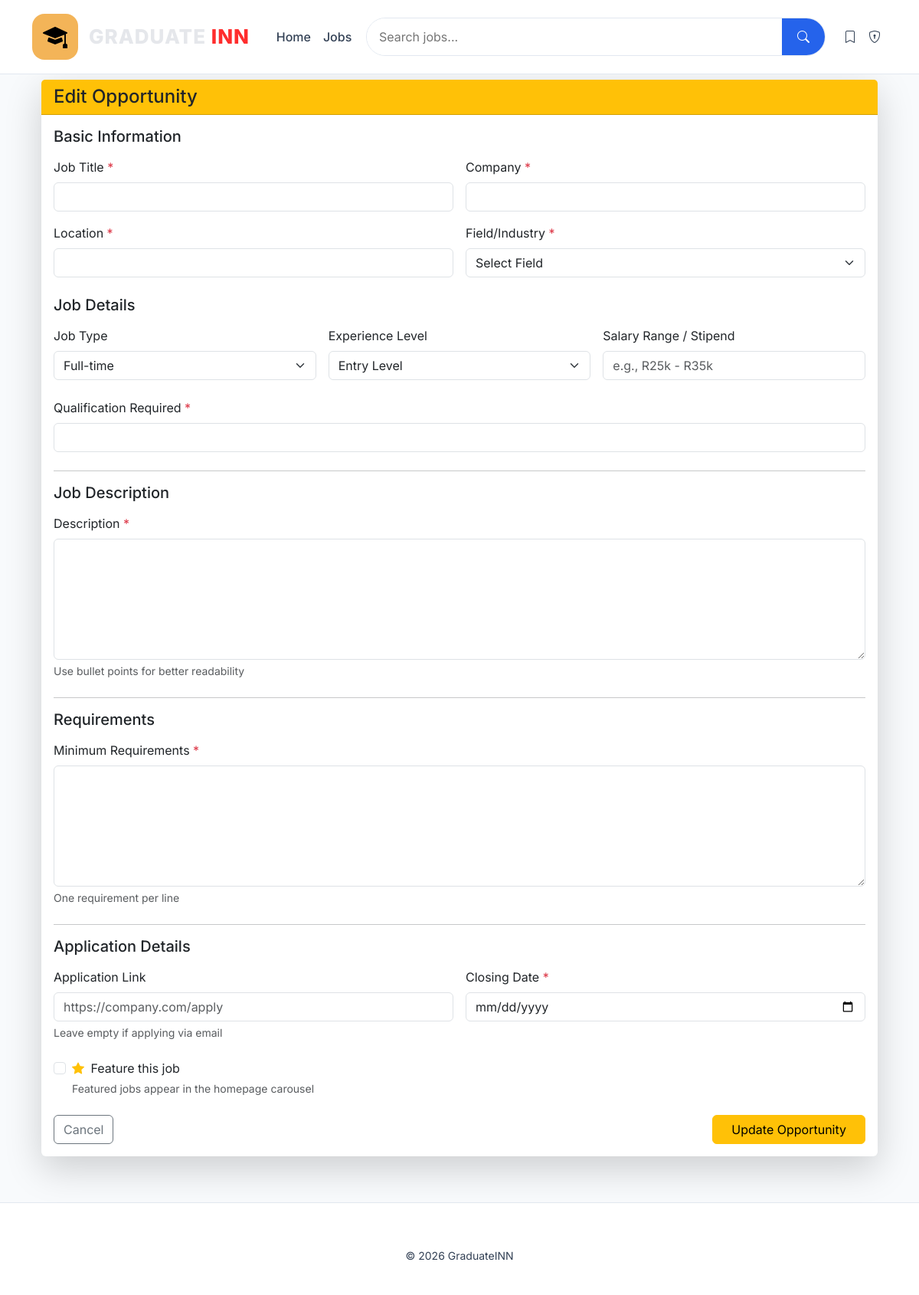
The app's page /edit/18 (signed in), older data.
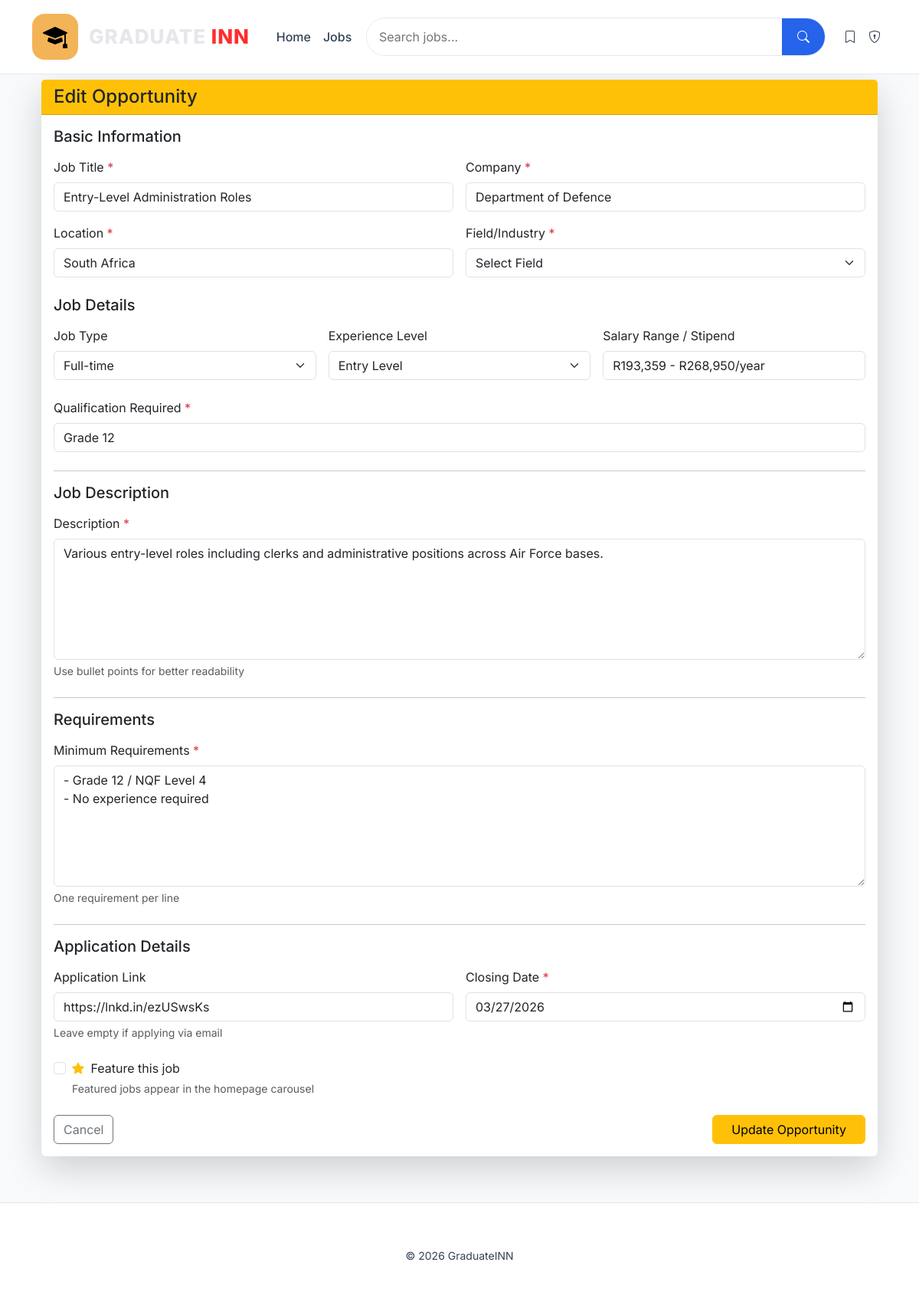
The same page, newer data.
### tables this page shows
CREATE TABLE jobs(
        id INTEGER PRIMARY KEY AUTOINCREMENT,
        title TEXT,
        company TEXT,
        location TEXT,
        field TEXT,
        qualification TEXT,
        description TEXT,
        requirements TEXT,
        application_link TEXT,
        closing_date TEXT,
        created_date TEXT DEFAULT CURRENT_DATE,
        salary_range TEXT,
        job_type TEXT,
        experience_level TEXT,
        views INTEGER DEFAULT 0,
        is_featured INTEGER DEFAULT 0,
        posted_by INTEGER,
        FOREIGN KEY (posted_by) REFERENCES users(id)
    );

### app.py (the view, shortened to what this page needs)
@app.route("/edit/<int:id>", methods=["GET", "POST"])
@admin_required
def edit_job(id):
    features = get_available_features()
    conn = get_db()
    job = conn.execute("SELECT * FROM jobs WHERE id = ?", (id,)).fetchone()
    conn.close()
    return render_template("edit_job.html", job=job, features=features)

### app.py (called while the page is built)
def get_db():
    conn = sqlite3.connect(DATABASE)
    conn.row_factory = sqlite3.Row
    return conn

def column_exists(table_name, column_name):
    conn = get_db()
    cursor = conn.execute(f"PRAGMA table_info({table_name})")
    columns = [column[1] for column in cursor.fetchall()]
    conn.close()
    return column_name in columns

def get_available_features():
    return {
        'is_featured': column_exists('jobs', 'is_featured'),
        'views': column_exists('jobs', 'views'),
        'job_type': column_exists('jobs', 'job_type'),
        'experience_level': column_exists('jobs', 'experience_level'),
        'salary_range': column_exists('jobs', 'salary_range')
    }

def admin_required(f):
    @wraps(f)
    def decorated_function(*args, **kwargs):
        if 'user_id' not in session or not session.get('is_admin'):
            flash('Access denied. Admin privileges required.', 'error')
            return redirect(url_for('index'))
        return f(*args, **kwargs)
    return decorated_function

### templates/edit_job.html (shortened to what the changed rows need)
{% extends "base.html" %}
{% block content %}
<div class="container mt-4">
<div class="card shadow-lg border-0">
<div class="card-body">
<form method="post">
<div class="row g-3 mb-4">
    <div class="col-md-6">
        <label class="form-label">Job Title <span class="text-danger">*</span></label>
        <input name="title" class="form-control" required
               value="{{ job.title }}">
    </div>
    <div class="col-md-6">
        <label class="form-label">Company <span class="text-danger">*</span></label>
        <input name="company" class="form-control" required
               value="{{ job.company }}">
    </div>
    <div class="col-md-6">
        <label class="form-label">Location <span class="text-danger">*</span></label>
        <input name="location" class="form-control" required
               value="{{ job.location }}">
    </div>
</div>
<div class="row g-3 mb-4">
    <div class="col-md-4">
        <label class="form-label">Job Type</label>
        <select name="job_type" class="form-select">
            {% for type in ['Full-time','Part-time','Internship','Contract','Temporary'] %}
                <option value="{{ type }}" {% if job.job_type == type %}selected{% endif %}>{{ type }}</option>
            {% endfor %}
        </select>
    </div>
    <div class="col-md-4">
        <label class="form-label">Experience Level</label>
        <select name="experience_level" class="form-select">
            {% for level in ['Entry Level','Intermediate','Graduate','Intern'] %}
                <option value="{{ level }}" {% if job.experience_level == level %}selected{% endif %}>{{ level }}</option>
            {% endfor %}
        </select>
    </div>
    <div class="col-md-4">
        <label class="form-label">Salary Range / Stipend</label>
        <input name="salary_range" class="form-control"
               value="{{ job.salary_range }}" placeholder="e.g., R25k - R35k">
    </div>
</div>
<div class="mb-4">
    <label class="form-label">Qualification Required <span class="text-danger">*</span></label>
    <input name="qualification" class="form-control" required
           value="{{ job.qualification }}">
</div>
<div class="mb-4">
    <label class="form-label">Description <span class="text-danger">*</span></label>
    <textarea name="description" rows="6" class="form-control" required>{{ job.description }}</textarea>
    <div class="form-text">Use bullet points for better readability</div>
</div>
<div class="mb-4">
    <label class="form-label">Minimum Requirements <span class="text-danger">*</span></label>
    <textarea name="requirements" rows="6" class="form-control" required>{{ job.requirements }}</textarea>
    <div class="form-text">One requirement per line</div>
</div>
<div class="row g-3 mb-4">
    <div class="col-md-6">
        <label class="form-label">Application Link</label>
        <input name="application_link" class="form-control"
               value="{{ job.application_link }}" placeholder="https://company.com/apply">
        <div class="form-text">Leave empty if applying via email</div>
    </div>
    <div class="col-md-6">
        <label class="form-label">Closing Date <span class="text-danger">*</span></label>
        <input type="date" name="closing_date" class="form-control"
               value="{{ job.closing_date }}">
    </div>
</div>
<div class="mb-4">
    <div class="form-check">
        <input type="checkbox" name="is_featured" class="form-check-input" id="isFeatured" {% if job.is_featured %}checked{% endif %}>
        <label class="form-check-label" for="isFeatured">
            <i class="bi bi-star-fill text-warning me-1"></i> Feature this job
        </label>
        <div class="form-text">Featured jobs appear in the homepage carousel</div>
    </div>
</div>
</form>
</div>
</div>
</div>
{% endblock %}

Row changes from the older to the newer data that the page shows:
added jobs: title "Entry-Level Administration Roles", company "Department of Defence", location "South Africa", job_type "Full-time", experience_level "Entry Level", salary_range "R193,359 - R268,950/year", qualification "Grade 12", description "Various entry-level roles including clerks and administrative positions across Air Force bases.", requirements "- Grade 12 / NQF Level 4 - No experience required", application_link "https://lnkd.in/ezUSwsKs", closing_date "03/27/2026"
Text that changed along with them:
form field job_type: "Full-time" → (not shown)
form field experience_level: "Entry Level" → (not shown)
form field is_featured: "☐" → (not shown)
